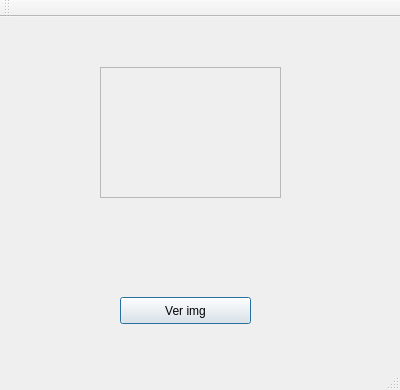
<?xml version="1.0" encoding="UTF-8"?>
<ui version="4.0">
 <class>MainWindow</class>
 <widget class="QMainWindow" name="MainWindow">
  <property name="geometry">
   <rect>
    <x>0</x>
    <y>0</y>
    <width>400</width>
    <height>390</height>
   </rect>
  </property>
  <property name="windowTitle">
   <string>MainWindow</string>
  </property>
  <widget class="QWidget" name="centralWidget">
   <widget class="QPushButton" name="pushButton">
    <property name="geometry">
     <rect>
      <x>120</x>
      <y>280</y>
      <width>131</width>
      <height>27</height>
     </rect>
    </property>
    <property name="text">
     <string>Ver img</string>
    </property>
    <property name="autoDefault">
     <bool>true</bool>
    </property>
    <property name="default">
     <bool>true</bool>
    </property>
    <property name="flat">
     <bool>false</bool>
    </property>
   </widget>
   <widget class="QFrame" name="frame">
    <property name="geometry">
     <rect>
      <x>100</x>
      <y>50</y>
      <width>181</width>
      <height>131</height>
     </rect>
    </property>
    <property name="frameShape">
     <enum>QFrame::StyledPanel</enum>
    </property>
    <property name="frameShadow">
     <enum>QFrame::Raised</enum>
    </property>
   </widget>
  </widget>
  <widget class="QMenuBar" name="menuBar">
   <property name="geometry">
    <rect>
     <x>0</x>
     <y>0</y>
     <width>400</width>
     <height>25</height>
    </rect>
   </property>
  </widget>
  <widget class="QToolBar" name="mainToolBar">
   <attribute name="toolBarArea">
    <enum>TopToolBarArea</enum>
   </attribute>
   <attribute name="toolBarBreak">
    <bool>false</bool>
   </attribute>
  </widget>
  <widget class="QStatusBar" name="statusBar"/>
 </widget>
 <layoutdefault spacing="6" margin="11"/>
 <resources/>
 <connections/>
</ui>
